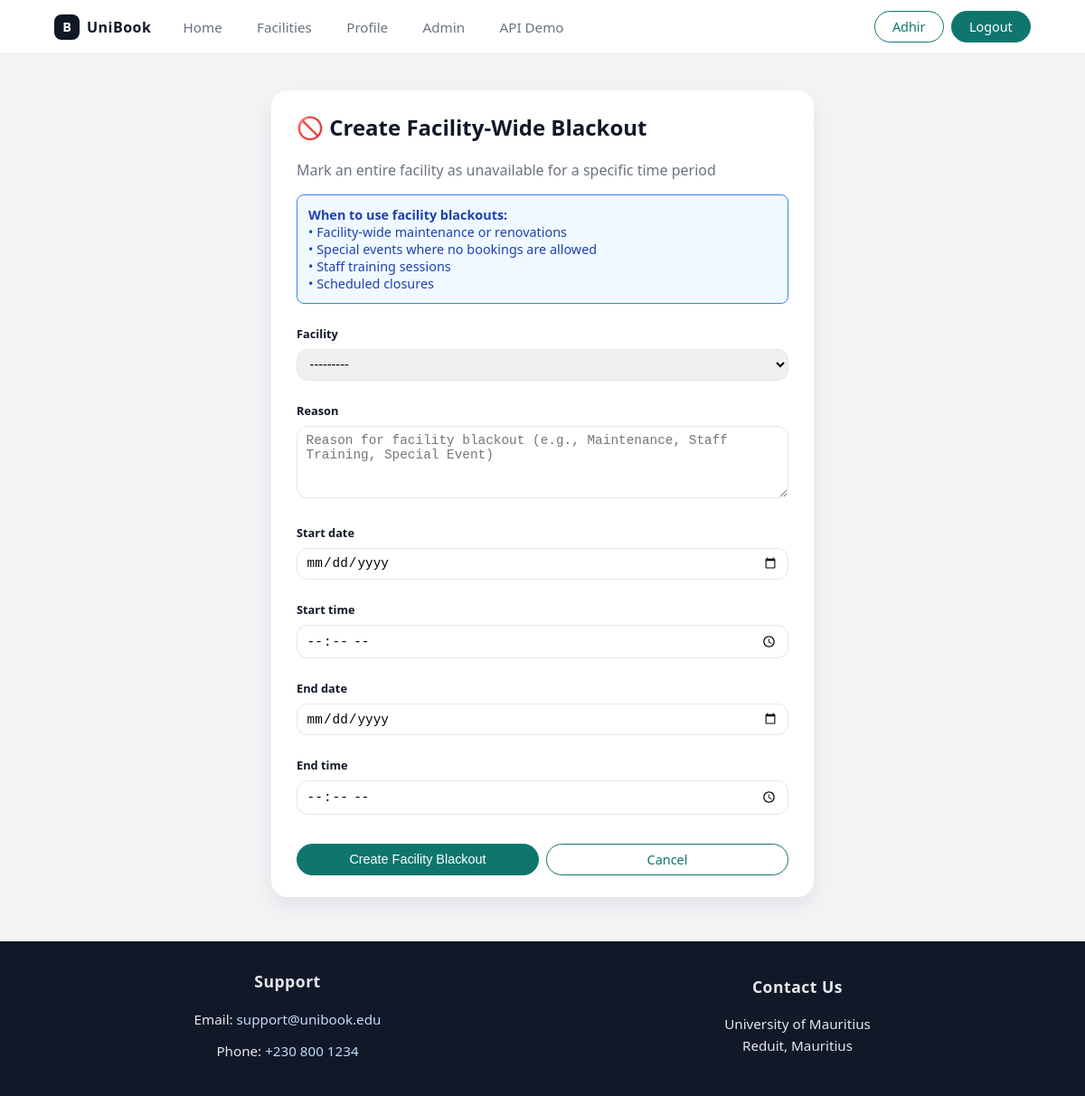
Screenshot of /manage/facility-blackout/create/ (signed in) with the database file from the repository.
### booking_sys/models.py (models this page shows, shortened)
class User(AbstractUser):
    MEMBER_TYPES = [
        ('student', 'Student'),
        ('staff', 'Staff'),
        ('admin', 'Administrator'),
    ]
    user_id = models.UUIDField(primary_key=True, default=uuid.uuid4, editable=False)
    email = models.EmailField(unique=True, verbose_name="User Email")
    first_name = models.CharField(max_length=100)
    last_name = models.CharField(max_length=100)
    member_type = models.CharField(max_length=10, choices=MEMBER_TYPES)
    user_phone = models.CharField(max_length=15, blank=True, null=True)
    date_joined = models.DateTimeField(auto_now_add=True)
    is_active = models.BooleanField(default=True)
    USERNAME_FIELD = 'email'
    REQUIRED_FIELDS = ['username','first_name', 'last_name', 'member_type']

class Facility(models.Model):
    FACILITY_TYPES = [
        ('sports', 'Sports'),
        ('recreation', 'Recreation'),
        ('academic', 'Academic'),
        ('other', 'Other'),
    ]
    FACILITY_STATUS = [
        ('available', 'Available'),
        ('maintenance', 'Under Maintenance'),
        ('closed', 'Closed'),
    ]
    facility_id = models.UUIDField(primary_key=True, default=uuid.uuid4, editable=False)
    facility_name = models.CharField(max_length=200)
    facility_type = models.CharField(max_length=20, choices=FACILITY_TYPES)
    location = models.CharField(max_length=300)
    description = models.TextField(blank=True)
    image_url = models.URLField(blank=True, null=True)
    facility_status = models.CharField(max_length=20, choices=FACILITY_STATUS, default='available')
    likes_count = models.PositiveIntegerField(default=0)
    def __str__(self):
        return self.facility_name

class FacilityBlackout(models.Model):
    facility_blackout_id = models.UUIDField(primary_key=True, default=uuid.uuid4, editable=False)
    facility = models.ForeignKey(Facility, on_delete=models.CASCADE, related_name='blackouts')
    start_date_time = models.DateTimeField()
    end_date_time = models.DateTimeField()
    reason = models.TextField()

class SiteSettings(models.Model):
    hero_image_url = models.URLField(
        blank=True,
        null=True,
        help_text="Enter the URL of the hero banner image. Leave blank for default gradient."
    )
    hero_title = models.CharField(
        max_length=200,
        default="Reserve football, volleyball and badminton courts instantly.",
        help_text="Main heading text for hero banner"
    )
    hero_subtitle = models.TextField(
        default="No more waiting in line or dealing with paper schedules. Book, manage and track your facility usage online.",
        help_text="Subtitle text for hero banner"
    )
    support_email = models.EmailField(
        default="support@unibook.edu",
        help_text="Email address for support inquiries"
    )
    support_phone = models.CharField(
        max_length=20,
        default="+230 800 1234",
        help_text="Phone number for support (format: +country code XXX XXXX)"
    )
    class Meta:
        verbose_name = "Site Settings"
        verbose_name_plural = "Site Settings"
    @classmethod
    def get_settings(cls):
        obj, created = cls.objects.get_or_create(pk=1)
        return obj

### booking_sys/views.py (the view, shortened to what this page needs)
# urls.py: path('manage/facility-blackout/create/', views.create_facility_blackout, name='create_facility_blackout'),
@login_required
@require_http_methods(["GET", "POST"])
def create_facility_blackout(request):
    if not (request.user.is_staff or request.user.member_type == 'admin'):
        messages.error(request, 'You do not have permission to access this page.')
        return redirect('booking_sys:home')
    if request.method == 'GET':
        form = FacilityBlackoutForm()
        return render(request, 'admin/create_facility_blackout.html', {'form': form})

### booking_sys/forms.py (shortened to what this page needs)
class FacilityBlackoutForm(forms.ModelForm):
    start_date = forms.DateField(
        widget=forms.DateInput(attrs={'class': 'form-control', 'type': 'date'})
    )
    start_time = forms.TimeField(
        widget=forms.TimeInput(attrs={'class': 'form-control', 'type': 'time'})
    )
    end_date = forms.DateField(
        widget=forms.DateInput(attrs={'class': 'form-control', 'type': 'date'})
    )
    end_time = forms.TimeField(
        widget=forms.TimeInput(attrs={'class': 'form-control', 'type': 'time'})
    )
    class Meta:
        model = FacilityBlackout
        fields = ('facility', 'reason')
        widgets = {
            'facility': forms.Select(attrs={'class': 'form-control'}),
            'reason': forms.Textarea(attrs={'class': 'form-control', 'rows': 4, 'placeholder': 'Reason for facility blackout (e.g., Maintenance, Staff Training, Special Event)'}),
        }

### booking_sys/context_processors.py (called while the page is built)
def site_settings(request):
    return {
        'site_settings': SiteSettings.get_settings()
    }

### booking_sys/templates/admin/create_facility_blackout.html (shortened to what this page needs)
{% extends 'base.html' %}
{% block content %}
<section class="section">
  <div style="max-width: 600px; margin: 0 auto;">
    <div class="card-section">
      <h1 style="margin-top: 0;">🚫 Create Facility-Wide Blackout</h1>
      <p style="color: var(--text-muted); margin-top: 0.5rem;">Mark an entire facility as unavailable for a specific time period</p>
      <form method="post">
        <div style="background: #f0f9ff; border: 1px solid #3b82f6; border-radius: 8px; padding: 0.75rem; margin-bottom: 1.5rem;">
          <p style="margin: 0; font-size: 0.9rem; color: #1e40af;">
            <strong>When to use facility blackouts:</strong><br>
            • Facility-wide maintenance or renovations<br>
            • Special events where no bookings are allowed<br>
            • Staff training sessions<br>
            • Scheduled closures
          </p>
        </div>
        {% for field in form %}
          <div style="margin-bottom: 1.5rem;">
            <label class="form-label" style="display: block; font-weight: 600; margin-bottom: 0.5rem;">{{ field.label }}</label>
            {{ field }}
          </div>
        {% endfor %}
        <div style="margin-top: 2rem; display: flex; gap: 0.5rem;">
          <button type="submit" class="btn btn-primary" style="flex: 1;">Create Facility Blackout</button>
          <a href="{% url 'booking_sys:admin_dashboard' %}" class="btn btn-outline" style="flex: 1;">Cancel</a>
        </div>
      </form>
    </div>
  </div>
</section>
{% endblock %}

### booking_sys/templates/base.html (shortened to what this page needs)
{% load static %}
<!DOCTYPE html>
<html lang="en">
<head>
  <link rel="stylesheet" href="{% static 'css/mystyle.css' %}" />
</head>
<body>
  <header class="navbar">
    <div class="nav-left">
      <div class="brand">
        <span class="brand-logo">B</span>
        <span class="brand-name">UniBook</span>
      </div>
      <nav class="nav-links">
        <a href="{% url 'booking_sys:home' %}" class="nav-link">Home</a>
        <a href="{% url 'booking_sys:facilities' %}" class="nav-link">Facilities</a>
        {% if user.is_authenticated %}
          <a href="{% url 'booking_sys:profile' %}" class="nav-link">Profile</a>
        {% endif %}
        {% if user.is_staff or user.member_type == 'admin' %}
          <a href="{% url 'booking_sys:admin_dashboard' %}" class="nav-link">Admin</a>
          <a href="{% url 'booking_sys:ajax_facilities' %}" class="nav-link">API Demo</a>
        {% endif %}
      </nav>
    </div>
    <div class="nav-right">
        {% if user.is_authenticated %}
          <a href="{% url 'booking_sys:profile' %}" class="btn btn-outline">{{ user.first_name }}</a>
          <a href="{% url 'booking_sys:logout' %}" class="btn btn-primary">Logout</a>
        {% else %}
          <a href="{% url 'booking_sys:login' %}" class="btn btn-outline">Sign In</a>
          <a href="{% url 'booking_sys:register' %}" class="btn btn-primary">Sign Up</a>
        {% endif %}
    </div>
  </header>
  <main class="page-container">
    {% block content %}{% endblock %}
  </main>
  <footer class="site-footer">
    <div class="footer-inner">
      <div style="text-align: center;">
        <h5>Support</h5>
        {% if site_settings %}
          <p>Email: <a href="mailto:{{ site_settings.support_email }}">{{ site_settings.support_email }}</a></p>
          <p>Phone: <a href="tel:{{ site_settings.support_phone }}">{{ site_settings.support_phone }}</a></p>
        {% else %}
          <p>Email: <a href="mailto:support@unibook.edu">support@unibook.edu</a></p>
          <p>Phone: <a href="tel:+230 800 1234">+230 800 1234</a></p>
        {% endif %}
      </div>
      <div style="text-align: center;">
        <h5>Contact Us</h5>
        <p>University of Mauritius<br />Reduit, Mauritius</p>
      </div>
    </div>
  </footer>
</body>
</html>

### booking_sys/static/css/mystyle.css (style rules this page uses)
:root { --bg: #f3f4f6; --surface: #ffffff; --border-subtle: #e5e7eb; --text-main: #111827; --text-muted: #6b7280; --primary: #0f766e; --primary-soft: #e0f2f1; --primary-dark: #064e3b; --accent: #2563eb; --danger: #dc2626; --warning: #f59e0b; --radius-card: 16px; --shadow-soft: 0 10px 25px rgba(15,23,42,0.08); --font-sans: system-ui, -apple-system, BlinkMacSystemFont, "Segoe UI", sans-serif; }
*, *::before, *::after { box-sizing: border-box; }
body { margin: 0; font-family: var(--font-sans); color: var(--text-main); background: var(--bg); }
.navbar { position: sticky; top: 0; z-index: 100; background: #ffffff; border-bottom: 1px solid var(--border-subtle); display: flex; align-items: center; justify-content: space-between; padding: 0.75rem 5vw; }
.nav-left { display: flex; align-items: center; gap: 1.5rem; }
.brand { display: flex; align-items: center; gap: 0.5rem; }
.brand-logo { width: 28px; height: 28px; border-radius: 8px; background: #111827; color: #ffffff; display: inline-flex; align-items: center; justify-content: center; font-weight: 700; font-size: 0.9rem; }
.brand-name { font-weight: 600; letter-spacing: 0.03em; }
.nav-links { display: flex; gap: 1rem; }
.nav-link { font-size: 0.95rem; color: var(--text-muted); text-decoration: none; padding: 0.35rem 0.7rem; border-radius: 999px; }
.nav-right { display: flex; gap: 0.5rem; }
.btn { display: inline-flex; align-items: center; justify-content: center; padding: 0.45rem 1.2rem; border-radius: 999px; font-size: 0.9rem; font-weight: 500; border: 1px solid transparent; cursor: pointer; text-decoration: none; white-space: nowrap; }
.btn-primary { background: var(--primary); color: #ffffff; border-color: var(--primary); }
.btn-outline { background: #ffffff; color: var(--primary); border-color: var(--primary); }
.page-container { max-width: 1200px; margin: 1.5rem auto 3rem; padding: 0 5vw; }
.section { margin-bottom: 3rem; padding-top: 1rem; }
.form-label { font-size: 0.8rem; font-weight: 600; margin-top: 0.7rem; margin-bottom: 0.2rem; }
.form-control { width: 100%; padding: 0.45rem 0.6rem; border-radius: 12px; border: 1px solid var(--border-subtle); font-size: 0.9rem; }
textarea.form-control { resize: vertical; }
.card-section { background: var(--surface); border-radius: 18px; padding: 1.5rem 1.75rem; box-shadow: var(--shadow-soft); margin-bottom: 1.5rem; }
.site-footer { border-top: 1px solid var(--border-subtle); background: #111827; color: #e5e7eb; padding: 2rem 5vw; }
.footer-inner { max-width: 1200px; margin: 0 auto; display: grid; grid-template-columns: repeat(2, 1fr); gap: 3rem; }
.site-footer > div > div { display: flex; flex-direction: column; align-items: center; justify-content: center; }
.site-footer h5 { margin: 0 0 0.75rem 0; font-size: 1.1rem; font-weight: 600; letter-spacing: 0.5px; }
.site-footer p { margin: 0.35rem 0; font-size: 0.95rem; line-height: 1.6; }
.site-footer a { color: #bfdbfe; text-decoration: none; transition: color 0.2s; }

### rows the page displays
User: first_name "Adhir"
Facility: form "---------"
SiteSettings: support_email "support@unibook.edu", support_phone "+230 800 1234"

### other values shown
{{ field.label }} "Facility" "Reason" "Start date" "Start time" "End date" "End time"
